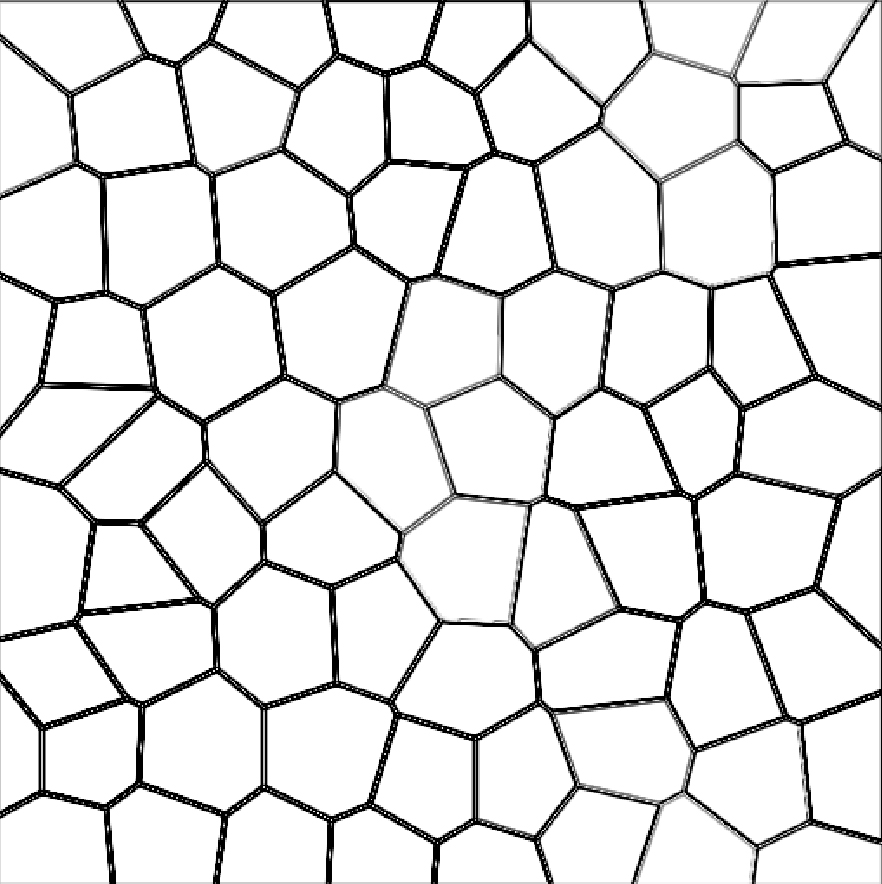
%> input picture Medical Imaging/Project/edges.jpg, 882 x 884 px
$ octave IdealEdges.m   (GNU Octave 9; MATLAB toolbox functions it lacks are replaced by stand-ins)
%> lines starting %> are read from the running program, lines starting %| are printed output that depends on the picture; in (x1, y1, x2, y2) boxes, pixels count from 0 and x2, y2 are one past the last pixel; in counts of white or black regions, pixels touching at a corner belong together; the program's own positions count from 1
% Ideal Edge Blurring
clear all;
signal = imread('edges.jpg');
%> signal is the input picture: size 884x882x3 uint8; min 0, max 255, mean 229.9
signal = rgb2gray(signal);
%> signal: size 884x882 uint8

noise =  uint8(round(54*rand(size(signal))));
sample = signal - noise;

%%
figure(1)
imshow(sample);
figure(2);
subplot(2,1,1); imshow(medfilt2(sample, [1 35]));
subplot(2,1,2); imshow(medfilt2(sample, [35,1]));

%%
[Fx Fy] = gradient(double(signal));
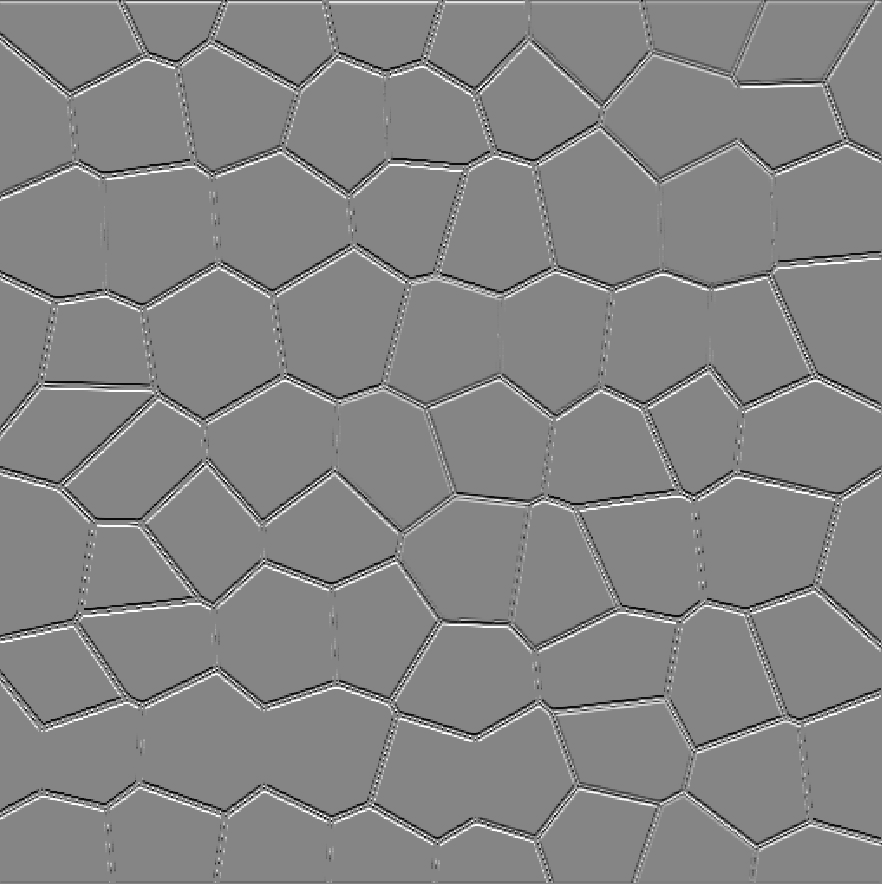
%> Fy: size 884x882 double; min -139, max 127.5, mean 0.1; drawn with min black and max white

nhood_dirn = Fx./Fy;
horiz_mask = uint8(nhood_dirn < 1);
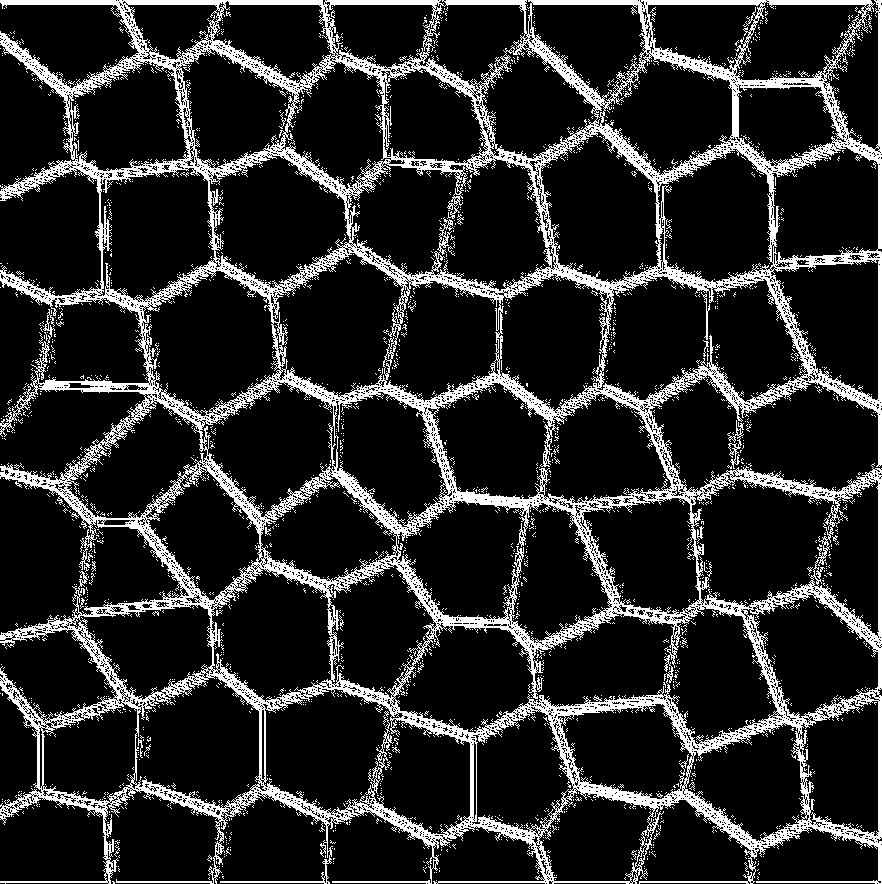
%> horiz_mask: size 884x882 uint8; values 0 (black) and 1 (white), 15.8% white; 2357 white regions (2335 under 20 px), largest, box (x1, y1, x2, y2) and area: (0, 0, 882, 884) 116114, (727, 420, 744, 469) 225, (701, 292, 710, 340) 99
vert_mask = uint8(nhood_dirn > 1);
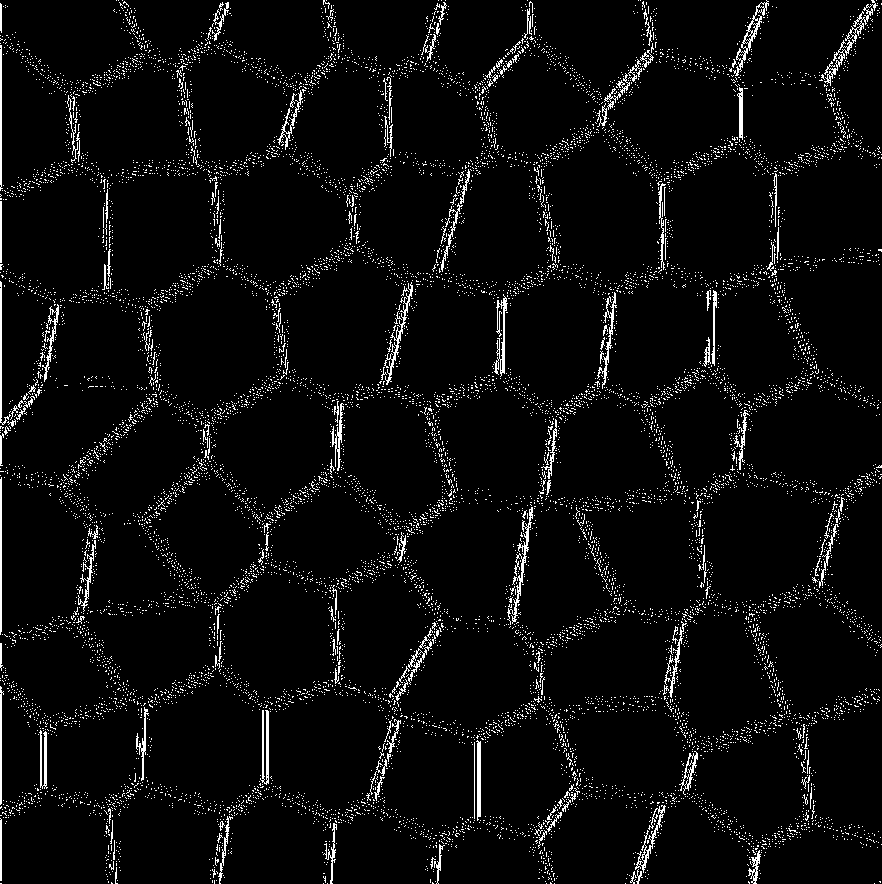
%> vert_mask: size 884x882 uint8; values 0 (black) and 1 (white), 4.8% white in thin lines or dots

h_filt = medfilt2(sample, [1 18]);
v_filt = medfilt2(sample, [18 1]);
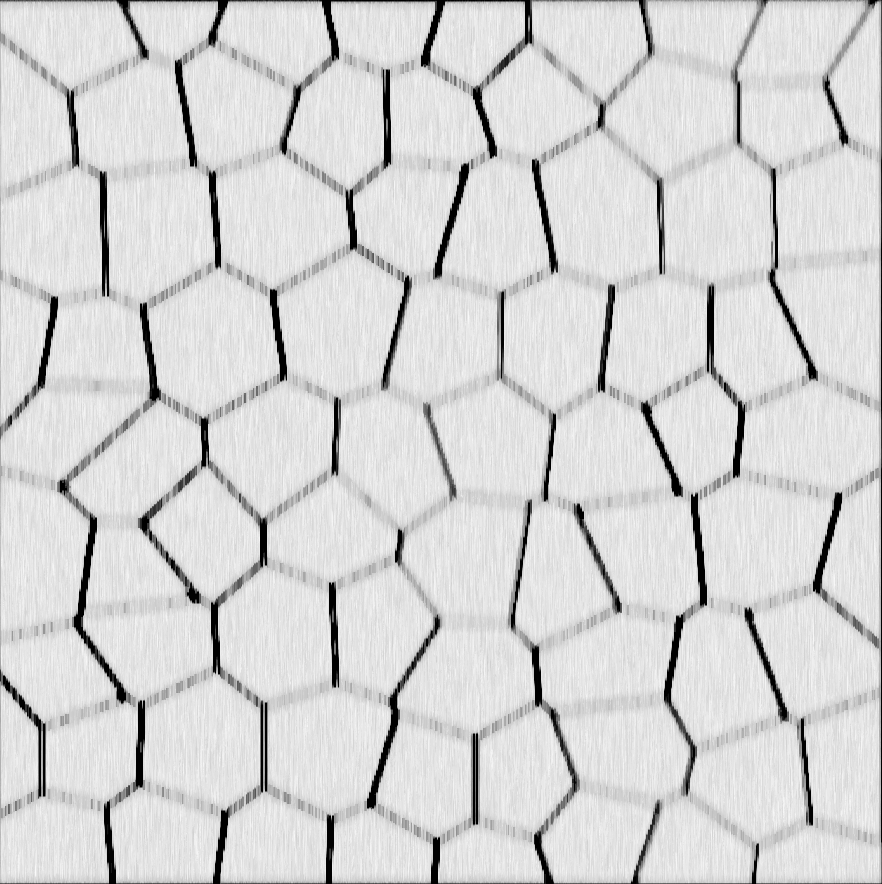
%> v_filt: size 884x882 uint8; min 0, max 249, mean 211.6

out = h_filt.*horiz_mask + v_filt.*vert_mask;
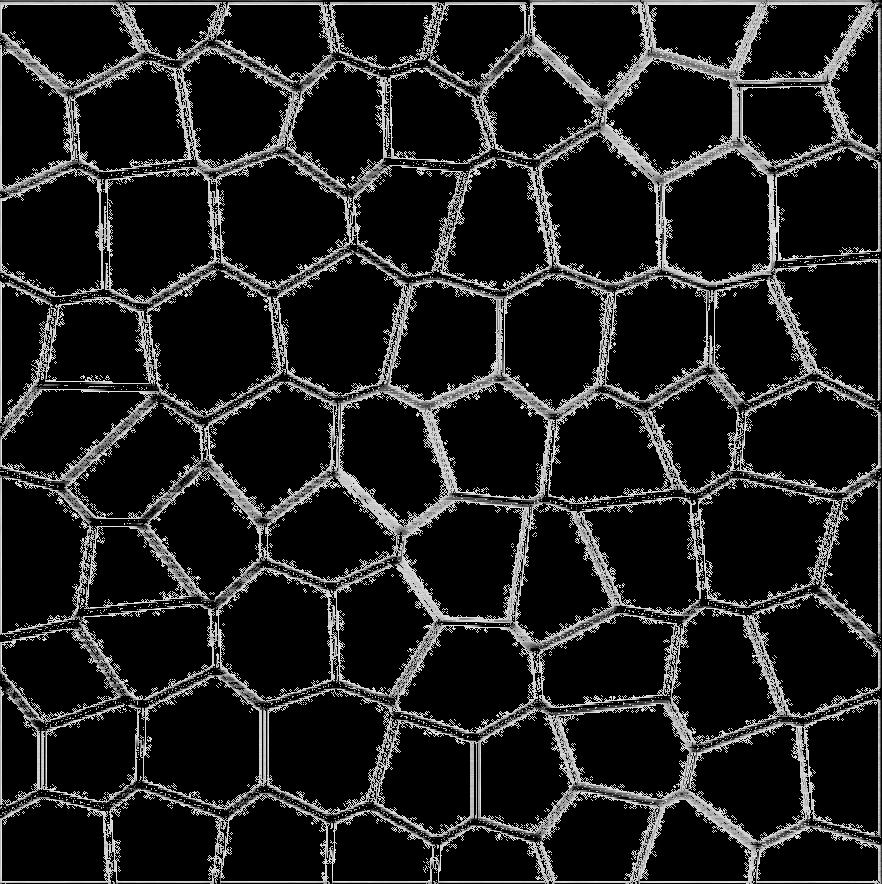
%> out: size 884x882 uint8; min 0, max 248, mean 31.9
